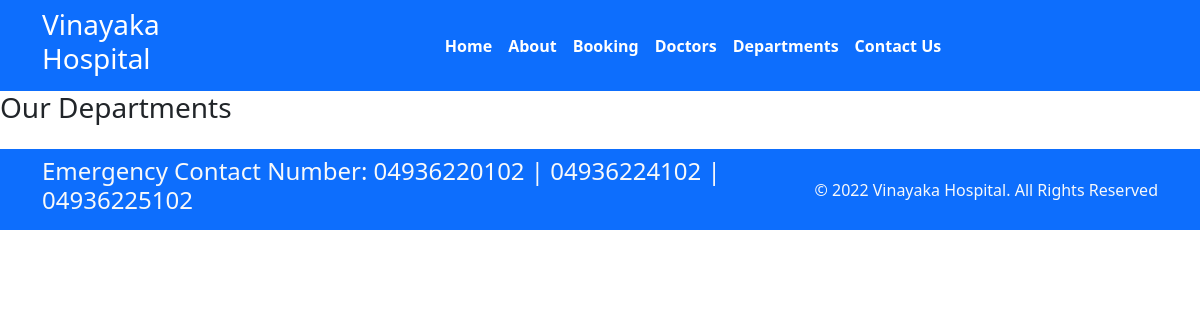
The page /departments on the database as committed earlier.
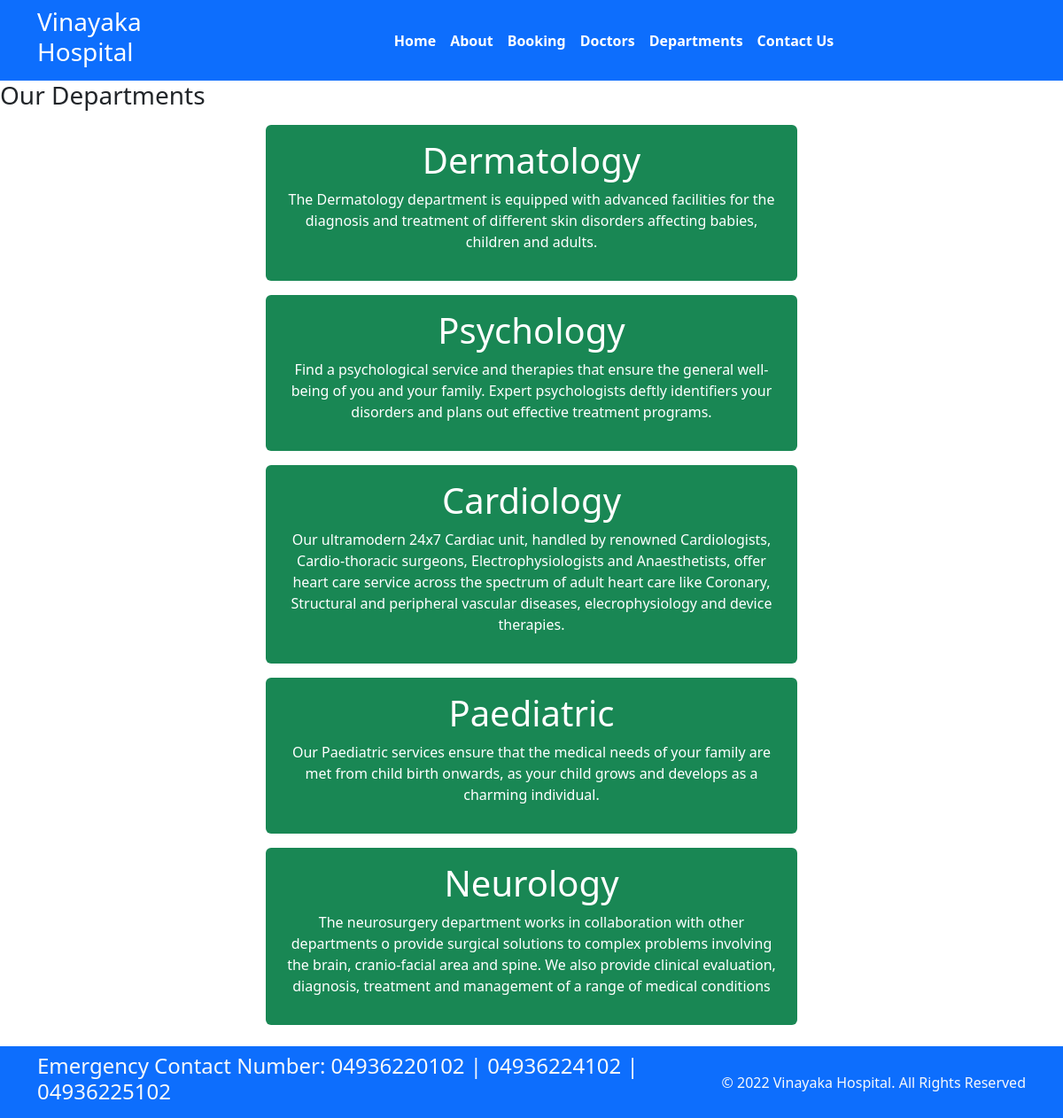
The same page on the database as committed later.
### home/models.py (models this page shows, shortened)
class Departments(models.Model):
    dep_name = models.CharField(max_length=255)
    dep_description = models.TextField()

### home/views.py (the view)
# urls.py: path('departments', views.departments, name='departments'),
def departments(request):
    dict_dept = {
        'dept': Departments.objects.all()
    }
    return render(request, "departments.html", dict_dept)

### templates/departments.html (shortened to what this page needs)
{% extends "base.html" %}
{% block content %}
<h3>Our Departments</h3>
{% for data in dept %}
<div class="mx-auto w-50 bg-success text-center text-white p-3 my-3 border-warning rounded">
    <h1>{{data.dep_name}}</h1>
    <p>{{data.dep_description}}</p>
</div>
{% endfor %}
{% endblock content %}

Rows that differ between the two databases and show on the page:
added Departments: dep_name "Dermatology", dep_description "The Dermatology department is equipped with advanced facilities for the diagnosis and treatment of different skin disorders affecting babies, children and adults."
added Departments: dep_name "Psychology", dep_description "Find a psychological service and therapies that ensure the general well-being of you and your family. Expert psychologists deftly identifiers your disorders and plans out effective treatment programs."
added Departments: dep_name "Cardiology", dep_description "Our ultramodern 24x7 Cardiac unit, handled by renowned Cardiologists, Cardio-thoracic surgeons, Electrophysiologists and Anaesthetists, offer heart care service across the spectrum of adult heart care like Coronary, Structural and peripheral vascular diseases, elecrophysiology and device therapies."
added Departments: dep_name "Paediatric", dep_description "Our Paediatric services ensure that the medical needs of your family are met from child birth onwards, as your child grows and develops as a charming individual."
added Departments: dep_name "Neurology", dep_description "The neurosurgery department works in collaboration with other departments o provide surgical solutions to complex problems involving the brain, cranio-facial area and spine. We also provide clinical evaluation, diagnosis, treatment and management of a range of medical conditions"
